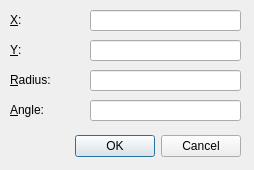
<?xml version="1.0" encoding="UTF-8"?>
<ui version="4.0">
 <class>RectangularToPolarDialog</class>
 <widget class="QDialog" name="RectangularToPolarDialog">
  <property name="geometry">
   <rect>
    <x>0</x>
    <y>0</y>
    <width>254</width>
    <height>170</height>
   </rect>
  </property>
  <property name="windowTitle">
   <string>Rectangular to Polar Coordinates</string>
  </property>
  <widget class="QDialogButtonBox" name="buttonBox">
   <property name="geometry">
    <rect>
     <x>10</x>
     <y>130</y>
     <width>231</width>
     <height>32</height>
    </rect>
   </property>
   <property name="orientation">
    <enum>Qt::Orientation::Horizontal</enum>
   </property>
   <property name="standardButtons">
    <set>QDialogButtonBox::StandardButton::Cancel|QDialogButtonBox::StandardButton::Ok</set>
   </property>
  </widget>
  <widget class="QLabel" name="label">
   <property name="geometry">
    <rect>
     <x>10</x>
     <y>12</y>
     <width>49</width>
     <height>16</height>
    </rect>
   </property>
   <property name="text">
    <string>&amp;X:</string>
   </property>
   <property name="buddy">
    <cstring>xLineEdit</cstring>
   </property>
  </widget>
  <widget class="QLineEdit" name="xLineEdit">
   <property name="geometry">
    <rect>
     <x>90</x>
     <y>10</y>
     <width>151</width>
     <height>21</height>
    </rect>
   </property>
  </widget>
  <widget class="QLabel" name="label_2">
   <property name="geometry">
    <rect>
     <x>10</x>
     <y>42</y>
     <width>49</width>
     <height>16</height>
    </rect>
   </property>
   <property name="text">
    <string>&amp;Y:</string>
   </property>
   <property name="buddy">
    <cstring>yLineEdit</cstring>
   </property>
  </widget>
  <widget class="QLineEdit" name="yLineEdit">
   <property name="geometry">
    <rect>
     <x>90</x>
     <y>40</y>
     <width>151</width>
     <height>21</height>
    </rect>
   </property>
  </widget>
  <widget class="QLabel" name="label_3">
   <property name="geometry">
    <rect>
     <x>10</x>
     <y>72</y>
     <width>71</width>
     <height>16</height>
    </rect>
   </property>
   <property name="text">
    <string>&amp;Radius:</string>
   </property>
   <property name="buddy">
    <cstring>distanceLineEdit</cstring>
   </property>
  </widget>
  <widget class="QLineEdit" name="distanceLineEdit">
   <property name="geometry">
    <rect>
     <x>90</x>
     <y>70</y>
     <width>151</width>
     <height>21</height>
    </rect>
   </property>
   <property name="readOnly">
    <bool>true</bool>
   </property>
  </widget>
  <widget class="QLabel" name="label_4">
   <property name="geometry">
    <rect>
     <x>10</x>
     <y>102</y>
     <width>49</width>
     <height>16</height>
    </rect>
   </property>
   <property name="text">
    <string>&amp;Angle:</string>
   </property>
   <property name="buddy">
    <cstring>angleLineEdit</cstring>
   </property>
  </widget>
  <widget class="QLineEdit" name="angleLineEdit">
   <property name="geometry">
    <rect>
     <x>90</x>
     <y>100</y>
     <width>151</width>
     <height>21</height>
    </rect>
   </property>
   <property name="readOnly">
    <bool>true</bool>
   </property>
  </widget>
 </widget>
 <resources/>
 <connections>
  <connection>
   <sender>buttonBox</sender>
   <signal>accepted()</signal>
   <receiver>RectangularToPolarDialog</receiver>
   <slot>accept()</slot>
   <hints>
    <hint type="sourcelabel">
     <x>248</x>
     <y>254</y>
    </hint>
    <hint type="destinationlabel">
     <x>157</x>
     <y>274</y>
    </hint>
   </hints>
  </connection>
  <connection>
   <sender>buttonBox</sender>
   <signal>rejected()</signal>
   <receiver>RectangularToPolarDialog</receiver>
   <slot>reject()</slot>
   <hints>
    <hint type="sourcelabel">
     <x>316</x>
     <y>260</y>
    </hint>
    <hint type="destinationlabel">
     <x>286</x>
     <y>274</y>
    </hint>
   </hints>
  </connection>
 </connections>
</ui>
